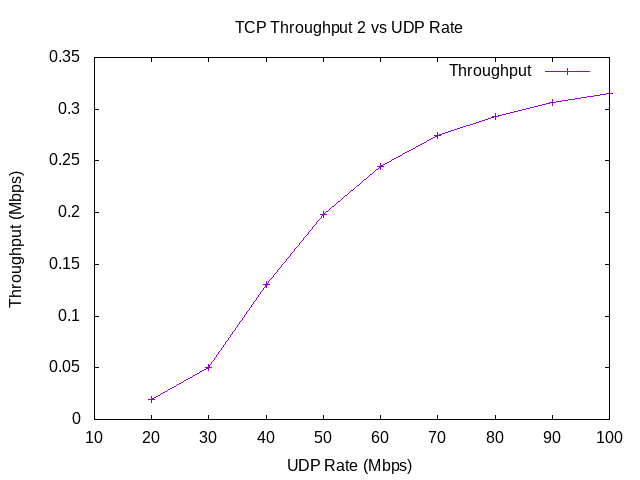

Here is the gnuplot script that generated this plot:
set terminal png
set output "graph2.png"
set title "TCP Throughput 2 vs UDP Rate"
set xlabel "UDP Rate (Mbps)"
set ylabel "Throughput (Mbps)"

set xrange [10:100]
plot "-"  title "Throughput" with linespoints
20 0.0192368
30 0.0506035
40 0.130418
50 0.19801
60 0.244388
70 0.274533
80 0.292621
90 0.306196
100 0.315032
e
